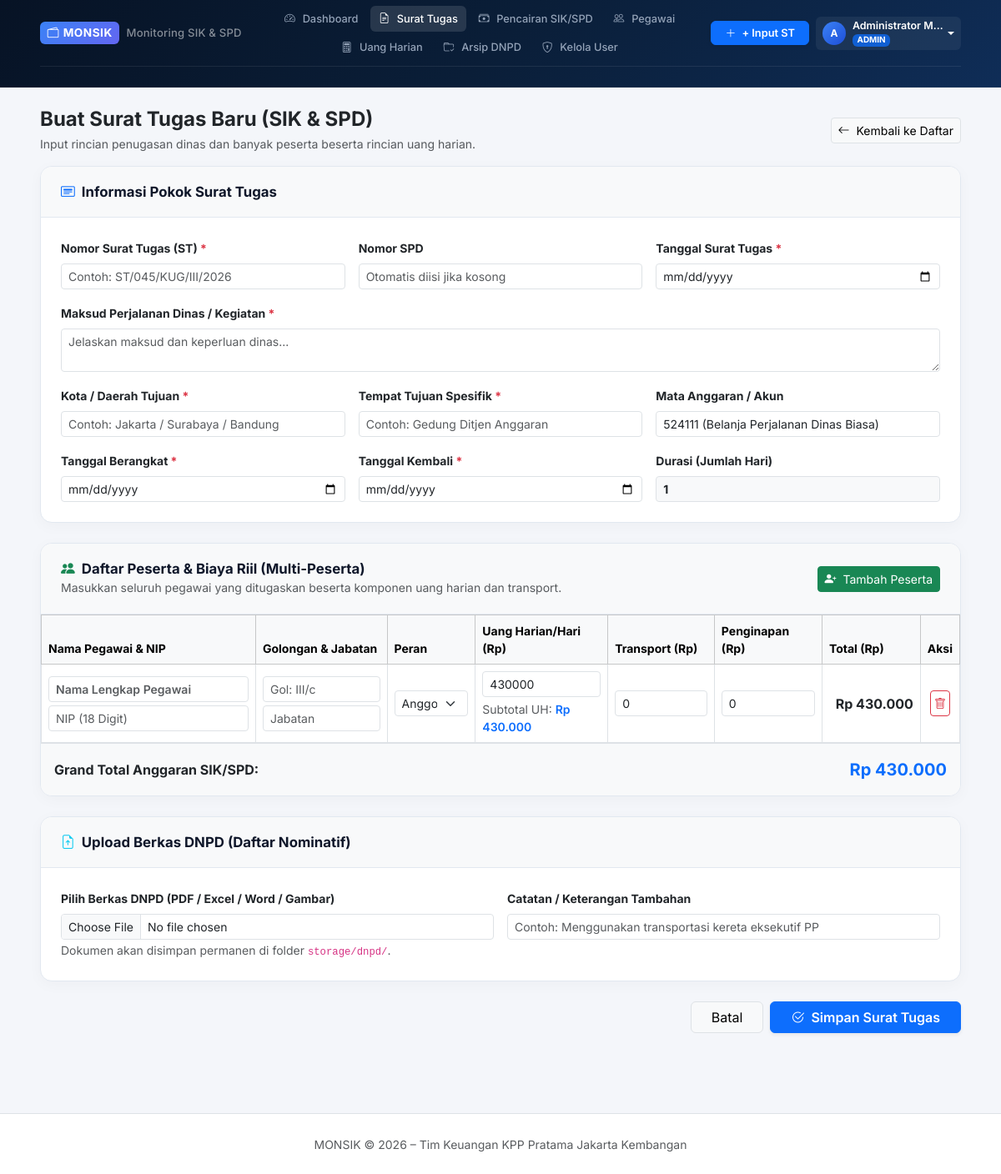
Screenshot of /surat-tugas/create (signed in) with the database file from the repository.
### app/models.py (models this page shows, shortened)
class User(UserMixin, db.Model):
    __tablename__ = 'users'
    id = db.Column(db.Integer, primary_key=True)
    username = db.Column(db.String(64), unique=True, nullable=False, index=True)
    password_hash = db.Column(db.String(256), nullable=False)
    nama_lengkap = db.Column(db.String(128), nullable=False)
    nip = db.Column(db.String(32), unique=True, nullable=True)
    jabatan = db.Column(db.String(100), nullable=True)
    golongan = db.Column(db.String(20), nullable=True)
    role = db.Column(db.String(20), nullable=False, default='PEGAWAI')  # 'ADMIN', 'BENDAHARA', 'PEGAWAI'
    is_active = db.Column(db.Boolean, default=True)
    created_at = db.Column(db.DateTime, default=datetime.utcnow)
    created_st = db.relationship('SuratTugas', backref='pembuat', lazy=True, foreign_keys='SuratTugas.created_by_id')
    @property
    def is_admin(self):
        return self.role == 'ADMIN'
    @property
    def is_bendahara(self):
        return self.role in ['ADMIN', 'BENDAHARA']

### app/routes/surat_tugas.py (the view, shortened to what this page needs)
@st_bp.route('/create', methods=['GET', 'POST'])
@login_required
def create():
    users = User.query.filter_by(is_active=True).order_by(User.nama_lengkap).all()
    return render_template('surat_tugas/create.html', users=users)

### app/templates/surat_tugas/create.html (shortened to what this page needs)
{% extends 'base.html' %}
{% block content %}
<div class="d-flex align-items-center justify-content-between mt-4 mb-3">
  <div>
    <h4 class="fw-bold mb-1 text-dark">Buat Surat Tugas Baru (SIK & SPD)</h4>
    <p class="text-muted small mb-0">Input rincian penugasan dinas dan banyak peserta beserta rincian uang harian.</p>
  </div>
  <a href="{{ url_for('surat_tugas.index') }}" class="btn btn-light border btn-sm">
    <i class="bi bi-arrow-left me-1"></i> Kembali ke Daftar
  </a>
</div>
<form method="POST" action="{{ url_for('surat_tugas.create') }}" enctype="multipart/form-data" id="stForm">
  <div class="card card-monsik mb-4">
    <div class="card-monsik-header bg-light">
      <h5 class="card-title-monsik"><i class="bi bi-card-heading text-primary me-2"></i>Informasi Pokok Surat Tugas</h5>
    </div>
    <div class="card-monsik-body">
      <div class="row g-3">
        <div class="col-md-4">
          <label class="form-label small fw-bold">Nomor Surat Tugas (ST) <span class="text-danger">*</span></label>
          <input type="text" name="nomor_st" class="form-control form-control-sm" placeholder="Contoh: ST/045/KUG/III/2026" required>
        </div>
        <div class="col-md-4">
          <label class="form-label small fw-bold">Nomor SPD</label>
          <input type="text" name="nomor_spd" class="form-control form-control-sm" placeholder="Otomatis diisi jika kosong">
        </div>
        <div class="col-md-4">
          <label class="form-label small fw-bold">Tanggal Surat Tugas <span class="text-danger">*</span></label>
          <input type="date" name="tanggal_st" class="form-control form-control-sm" required>
        </div>
        <div class="col-md-12">
          <label class="form-label small fw-bold">Maksud Perjalanan Dinas / Kegiatan <span class="text-danger">*</span></label>
          <textarea name="maksud_tugas" class="form-control form-control-sm" rows="2" placeholder="Jelaskan maksud dan keperluan dinas..." required></textarea>
        </div>
        <div class="col-md-4">
          <label class="form-label small fw-bold">Kota / Daerah Tujuan <span class="text-danger">*</span></label>
          <input type="text" name="kota_tujuan" class="form-control form-control-sm" placeholder="Contoh: Jakarta / Surabaya / Bandung" required>
        </div>
        <div class="col-md-4">
          <label class="form-label small fw-bold">Tempat Tujuan Spesifik <span class="text-danger">*</span></label>
          <input type="text" name="tempat_tujuan" class="form-control form-control-sm" placeholder="Contoh: Gedung Ditjen Anggaran" required>
        </div>
        <div class="col-md-4">
          <label class="form-label small fw-bold">Mata Anggaran / Akun</label>
          <input type="text" name="akun_anggaran" class="form-control form-control-sm" value="524111 (Belanja Perjalanan Dinas Biasa)">
        </div>
        <div class="col-md-4">
          <label class="form-label small fw-bold">Tanggal Berangkat <span class="text-danger">*</span></label>
          <input type="date" name="tanggal_berangkat" id="tgl_berangkat" class="form-control form-control-sm" required onchange="hitungJumlahHari()">
        </div>
        <div class="col-md-4">
          <label class="form-label small fw-bold">Tanggal Kembali <span class="text-danger">*</span></label>
          <input type="date" name="tanggal_kembali" id="tgl_kembali" class="form-control form-control-sm" required onchange="hitungJumlahHari()">
        </div>
        <div class="col-md-4">
          <label class="form-label small fw-bold">Durasi (Jumlah Hari)</label>
          <input type="number" id="jumlah_hari" class="form-control form-control-sm bg-light fw-bold" value="1" readonly>
        </div>
      </div>
    </div>
  </div>
  <div class="card card-monsik mb-4">
    <div class="card-monsik-header bg-light d-flex justify-content-between align-items-center">
      <div>
        <h5 class="card-title-monsik"><i class="bi bi-people-fill text-success me-2"></i>Daftar Peserta & Biaya Riil (Multi-Peserta)</h5>
        <small class="text-muted">Masukkan seluruh pegawai yang ditugaskan beserta komponen uang harian dan transport.</small>
      </div>
      <button type="button" class="btn btn-sm btn-success" onclick="tambahPeserta()">
        <i class="bi bi-person-plus-fill me-1"></i> Tambah Peserta
      </button>
    </div>
    <div class="card-monsik-body p-0">
      <div class="table-responsive">
        <table class="table table-bordered align-middle mb-0" id="tabelPeserta">
          <thead class="table-light small">
            <tr>
              <th style="width: 25%;">Nama Pegawai & NIP</th>
              <th style="width: 15%;">Golongan & Jabatan</th>
              <th style="width: 10%;">Peran</th>
              <th style="width: 15%;">Uang Harian/Hari (Rp)</th>
              <th style="width: 12%;">Transport (Rp)</th>
              <th style="width: 12%;">Penginapan (Rp)</th>
              <th style="width: 11%;">Total (Rp)</th>
              <th style="width: 50px;">Aksi</th>
            </tr>
          </thead>
          <tbody id="pesertaContainer">
            <tr class="peserta-row">
              <td>
                <input type="text" name="peserta_nama[]" class="form-control form-control-sm mb-1 fw-semibold" placeholder="Nama Lengkap Pegawai" required list="pegawaiPreset">
                <input type="text" name="peserta_nip[]" class="form-control form-control-sm text-muted" placeholder="NIP (18 Digit)">
              </td>
              <td>
                <input type="text" name="peserta_gol[]" class="form-control form-control-sm mb-1" placeholder="Gol: III/c">
                <input type="text" name="peserta_jabatan[]" class="form-control form-control-sm" placeholder="Jabatan">
              </td>
              <td>
                <select name="peserta_peran[]" class="form-select form-select-sm">
                  <option value="Anggota" selected>Anggota</option>
                </select>
              </td>
              <td>
                <input type="number" name="peserta_uang_harian[]" class="form-control form-control-sm input-uang-harian" value="430000" step="5000" oninput="window.recalculateTotals()">
                <div class="small text-muted mt-1">Subtotal UH: <span class="peserta-subtotal-uh fw-semibold text-primary">Rp 430.000</span></div>
              </td>
              <td>
                <input type="number" name="peserta_transport[]" class="form-control form-control-sm input-transport" value="0" step="10000" oninput="window.recalculateTotals()">
              </td>
              <td>
                <input type="number" name="peserta_penginapan[]" class="form-control form-control-sm input-penginapan" value="0" step="10000" oninput="window.recalculateTotals()">
              </td>
              <td class="text-end fw-bold text-dark">
                <span class="peserta-total-biaya">Rp 430.000</span>
              </td>
              <td class="text-center">
                <button type="button" class="btn btn-outline-danger btn-sm p-1" onclick="hapusPeserta(this)" title="Hapus"><i class="bi bi-trash"></i></button>
              </td>
            </tr>
          </tbody>
        </table>
      </div>
      <div class="bg-light p-3 d-flex justify-content-between align-items-center border-top">
        <span class="fw-bold text-dark fs-6">Grand Total Anggaran SIK/SPD:</span>
        <span class="fw-bold text-primary fs-5" id="grand-total-anggaran">Rp 430.000</span>
      </div>
    </div>
  </div>
  <div class="card card-monsik mb-4">
    <div class="card-monsik-header bg-light">
      <h5 class="card-title-monsik"><i class="bi bi-file-earmark-arrow-up text-info me-2"></i>Upload Berkas DNPD (Daftar Nominatif)</h5>
    </div>
    <div class="card-monsik-body">
      <div class="row g-3">
        <div class="col-md-6">
          <label class="form-label small fw-bold">Pilih Berkas DNPD (PDF / Excel / Word / Gambar)</label>
          <input type="file" name="dnpd_file" class="form-control form-control-sm" accept=".pdf,.doc,.docx,.xls,.xlsx,.png,.jpg,.jpeg">
          <small class="text-muted">Dokumen akan disimpan permanen di folder <code>storage/dnpd/</code>.</small>
        </div>
        <div class="col-md-6">
          <label class="form-label small fw-bold">Catatan / Keterangan Tambahan</label>
          <input type="text" name="catatan" class="form-control form-control-sm" placeholder="Contoh: Menggunakan transportasi kereta eksekutif PP">
        </div>
      </div>
    </div>
  </div>
  <div class="d-flex justify-content-end gap-2 mb-5">
    <a href="{{ url_for('surat_tugas.index') }}" class="btn btn-light border px-4">Batal</a>
    <button type="submit" class="btn btn-primary px-4 fw-semibold shadow-sm">
      <i class="bi bi-check2-circle me-1"></i> Simpan Surat Tugas
    </button>
  </div>
</form>
{% endblock %}

### app/templates/base.html (shortened to what this page needs)
<!DOCTYPE html>
<html lang="id">
<head>
  <link href="https://cdn.jsdelivr.net/npm/bootstrap@5.3.3/dist/css/bootstrap.min.css" rel="stylesheet">
  <link rel="stylesheet" href="https://cdn.jsdelivr.net/npm/bootstrap-icons@1.11.3/font/bootstrap-icons.min.css">
  <link rel="stylesheet" href="{{ url_for('static', filename='css/monsik.css') }}">
</head>
<body>
  {% if current_user.is_authenticated %}
  <div class="monsik-header-banner">
    <div class="container-fluid px-lg-5">
      <nav class="navbar navbar-expand-lg navbar-dark monsik-navbar">
        <a class="navbar-brand d-flex align-items-center me-3 py-0" href="{{ url_for('dashboard.index') }}">
          <span class="brand-badge-sm me-2"><i class="bi bi-wallet2"></i> MONSIK</span>
          <span class="brand-title-sm text-white-50 d-none d-sm-inline">Monitoring SIK & SPD</span>
        </a>
        <div class="collapse navbar-collapse" id="monsikNav">
          <ul class="navbar-nav mx-auto mb-2 mb-lg-0 d-flex flex-row flex-wrap align-items-center gap-1 justify-content-center">
            <li class="nav-item">
              <a class="nav-link nav-link-monsik {% if request.endpoint == 'dashboard.index' %}active{% endif %}" href="{{ url_for('dashboard.index') }}">
                <i class="bi bi-speedometer2 me-1"></i> Dashboard
              </a>
            </li>
            <li class="nav-item">
              <a class="nav-link nav-link-monsik {% if 'surat_tugas' in request.endpoint %}active{% endif %}" href="{{ url_for('surat_tugas.index') }}">
                <i class="bi bi-file-earmark-text me-1"></i> Surat Tugas
              </a>
            </li>
            <li class="nav-item">
              <a class="nav-link nav-link-monsik {% if 'pencairan' in request.endpoint %}active{% endif %}" href="{{ url_for('pencairan.index') }}">
                <i class="bi bi-cash-stack me-1"></i> Pencairan SIK/SPD
              </a>
            </li>
            {% if current_user.is_admin or current_user.is_bendahara %}
            <li class="nav-item">
              <a class="nav-link nav-link-monsik {% if request.endpoint == 'monitoring.pegawai' %}active{% endif %}" href="{{ url_for('monitoring.pegawai') }}">
                <i class="bi bi-people me-1"></i> Pegawai
              </a>
            </li>
            {% endif %}
            <li class="nav-item">
              <a class="nav-link nav-link-monsik {% if request.endpoint == 'monitoring.uang_harian' %}active{% endif %}" href="{{ url_for('monitoring.uang_harian') }}">
                <i class="bi bi-calculator me-1"></i> Uang Harian
              </a>
            </li>
            {% if current_user.is_bendahara %}
            <li class="nav-item">
              <a class="nav-link nav-link-monsik {% if 'dnpd' in request.endpoint %}active{% endif %}" href="{{ url_for('dnpd.arsip') }}">
                <i class="bi bi-folder-check me-1"></i> Arsip DNPD
              </a>
            </li>
            {% endif %}
            {% if current_user.is_admin %}
            <li class="nav-item">
              <a class="nav-link nav-link-monsik {% if 'users' in request.endpoint %}active{% endif %}" href="{{ url_for('users.index') }}">
                <i class="bi bi-shield-lock me-1"></i> Kelola User
              </a>
            </li>
            {% endif %}
          </ul>
          <div class="d-flex align-items-center gap-2 ms-lg-2">
            {% if current_user.is_admin or current_user.is_bendahara %}
            <button type="button" class="btn btn-primary btn-sm fw-semibold shadow-sm text-nowrap px-3 py-1" data-bs-toggle="modal" data-bs-target="#modalInputST" style="font-size: 0.8rem; border-radius: 6px;">
              <i class="bi bi-plus-lg me-1"></i> + Input ST
            </button>
            {% endif %}
            <div class="dropdown">
              <a href="#" class="d-flex align-items-center text-white text-decoration-none dropdown-toggle py-1 px-2 rounded-2" id="userMenu" data-bs-toggle="dropdown" style="background: rgba(255,255,255,0.06);">
                <div class="avatar-circle-sm me-2">
                  {{ current_user.nama_lengkap[:1] }}
                </div>
                <div class="text-start d-none d-xl-block" style="line-height: 1.1;">
                  <div class="fw-semibold text-truncate" style="font-size: 0.78rem; max-width: 110px;">{{ current_user.nama_lengkap }}</div>
                  <span class="badge bg-primary bg-opacity-75" style="font-size: 0.62rem; padding: 0.15rem 0.35rem;">{{ current_user.role }}</span>
                </div>
              </a>
            </div>
          </div>
        </div>
      </nav>
    </div>
  </div>
  {% endif %}
  <div class="container-fluid px-lg-5 pt-3">
  </div>
  <main class="monsik-main-container container-fluid px-lg-5">
    {% block content %}{% endblock %}
  </main>
  <footer class="py-4 text-center text-muted border-top bg-white mt-auto">
    <div class="container">
      <small>MONSIK &copy; 2026 – Tim Keuangan KPP Pratama Jakarta Kembangan</small>
    </div>
  </footer>
</body>
</html>

### rows the page displays
User: nama_lengkap "A", nama_lengkap "Administrator M…", role "ADMIN"
